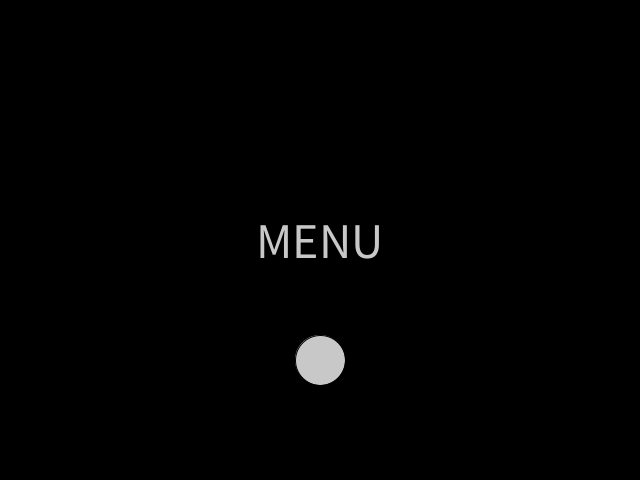
Frame 1 (no input)
Frame 60 (the mouse pressed at the canvas centre just before this capture): identical to frame 1, image omitted
Frame 120 (the mouse held since frame 60 and released just before this capture): identical to frame 1, image omitted

The Processing sketch that drew this single still picture (run headless with seeded random() and noise(); from frame 60 on, the mouse is pressed at the canvas centre):

// Processing sketch: ej06b_condicionales_if_estados
// ── ej06b_condicionales_if_estados.pde

// estados y eventos para tp1

//int estados;
String estado;
int c; //contador

void setup() {
  size( 640, 480 );  //resolucion tp1
  textAlign( CENTER, CENTER );
  textSize( 50 );
  fill(200);

  estado = "menu";
  
  frameRate( 60 );
}

void draw() {
  //
  //MAQUINA DE ESTADOS --
  //
  if ( estado.equals("menu") ) {
    background(0);
    text( "MENU", width/2, height/2 );
    circle( width/2, height/4*3, 50 );
    //
  } else if (estado.equals("p1") ) {
    background(50);
    text( "p1", width/2, height/2 );
    //
    c++;  //suma 1 per frame
    if( c >= 600 ){  // 60fps * 10seg = 600
      estado = "p2";
      c = 0;  //RESET DE VARIABLE CONTADOR
    }
    //
  } else if (estado.equals("p2") ) {
    background(100);
    text( "p2", width/2, height/2 );
    //
    c++;  //suma 1 per frame
    if( c >= 300 ){  // 60fps * 5seg = 300
      estado = "p3";
      c = 0;  //RESET DE VARIABLE CONTADOR
    }
    //
  } else if (estado.equals("p3") ) {
    background(150);
    text( "p3", width/2, height/2 );
    //
  } else {
    text( "no es ningun \n estado preseteado", width/2, height/2 );
    //si no es ninguna de las condiciones anteriores,
    //entonces ejecuta este bloque de codigo
  }
  println( estado );
}

void mousePressed() {
  // circle( width/2, height/4*3, 50 );  <-- de acá salen los datos
  if( estado.equals("menu") ){
    if( dist(width/2, height/4*3, mouseX, mouseY) < 50/2 ){
      estado = "p1";
    }
  }
  if( estado.equals("p3") ){
     //aca falta boton cuadrado
     estado = "menu" ;
  }
}
